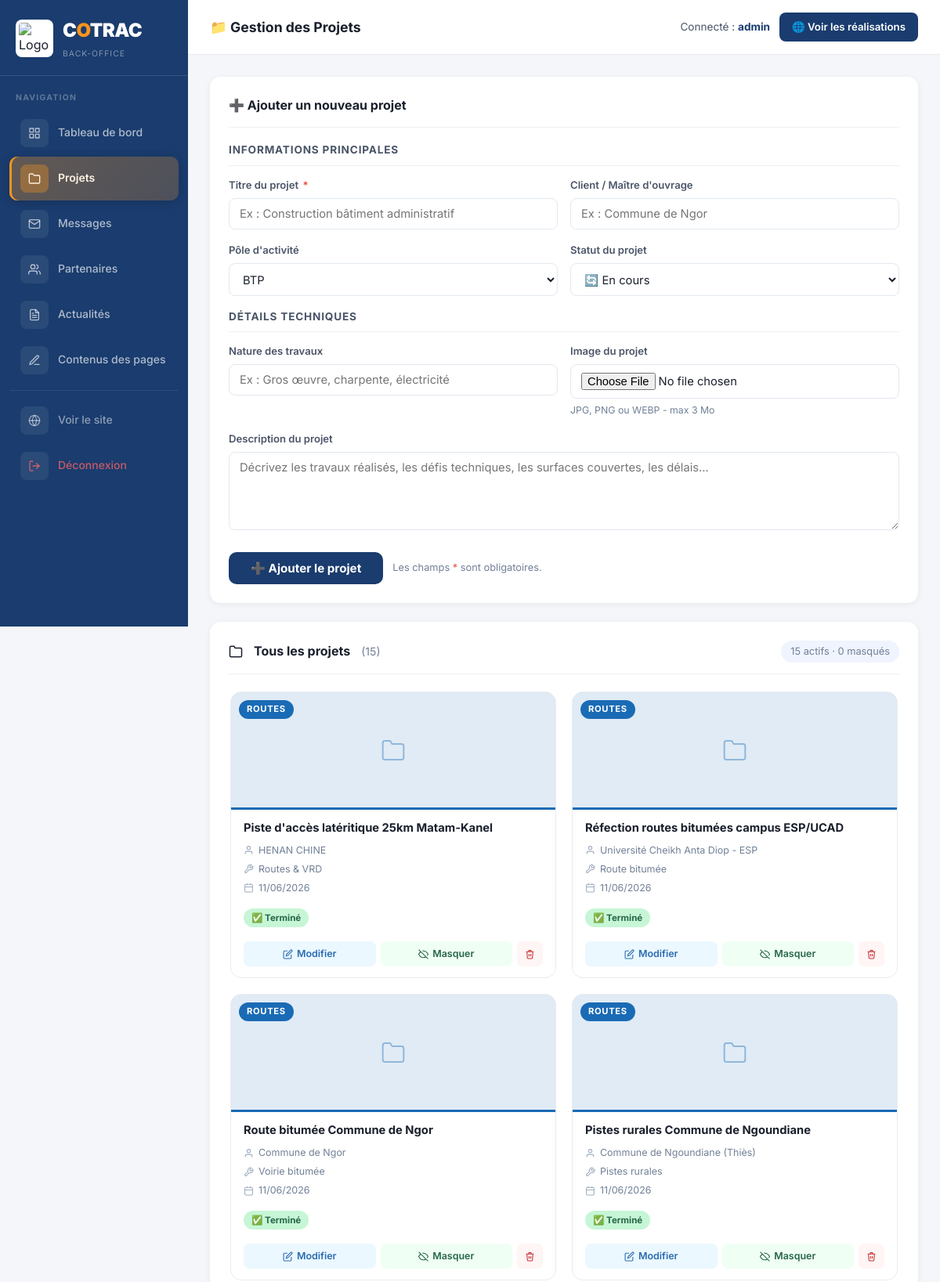
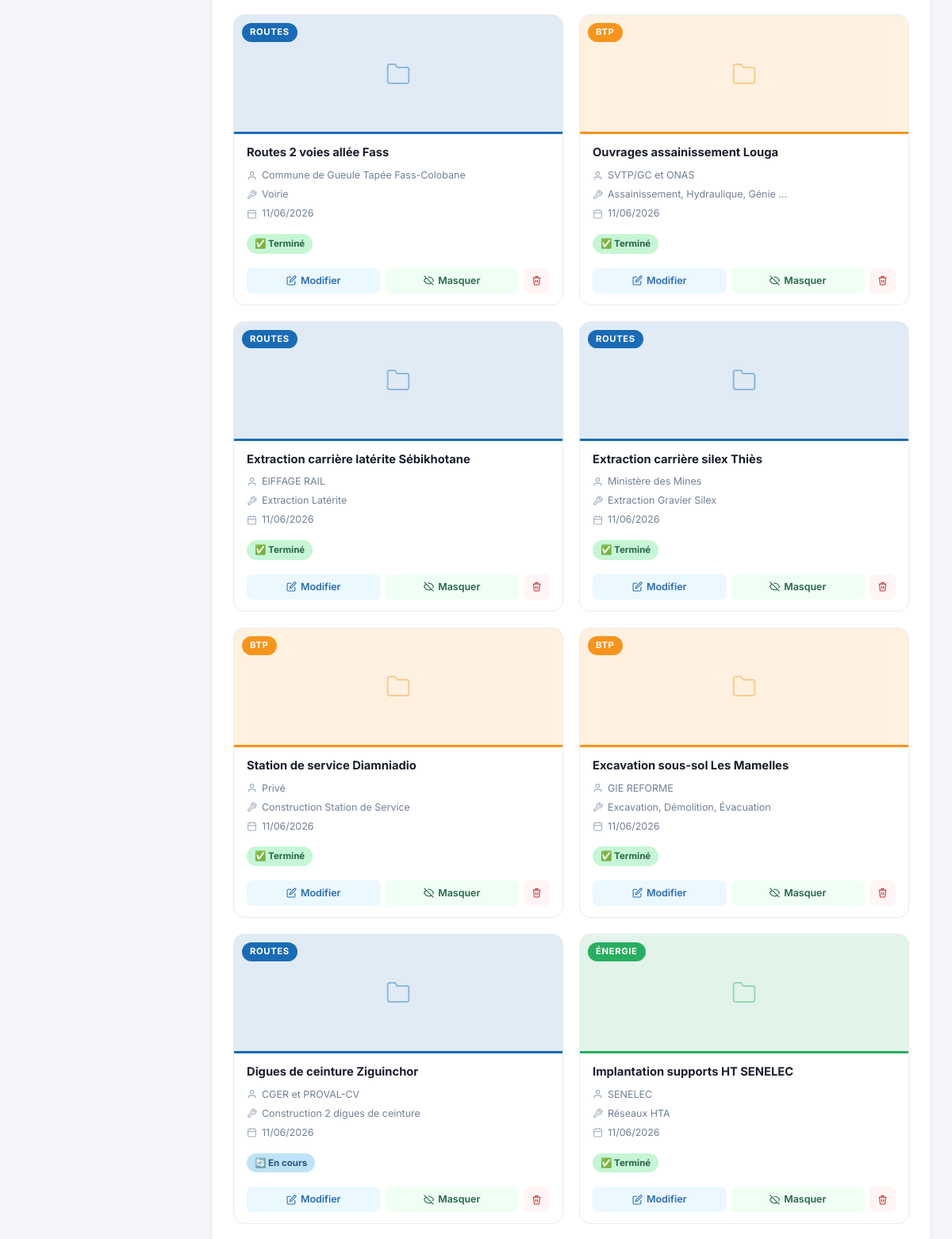
The app's page /admin/projets.php (signed in, upper part) with its own data (2 pictures, top to bottom).
### tables this page shows
CREATE TABLE IF NOT EXISTS projets (
    id INT AUTO_INCREMENT PRIMARY KEY,
    titre VARCHAR(255) NOT NULL,
    description TEXT,
    client VARCHAR(255),
    pole ENUM('btp','energie','routes','industrie') NOT NULL,
    statut ENUM('termine','en_cours') DEFAULT 'termine',
    nature_travaux VARCHAR(255),
    image VARCHAR(255),
    ordre INT DEFAULT 0,
    actif TINYINT(1) DEFAULT 1,
    created_at TIMESTAMP DEFAULT CURRENT_TIMESTAMP
);

### config/database.php (called while the page is built, shortened)
<?php
function e(string $str): string {
    return htmlspecialchars($str, ENT_QUOTES | ENT_HTML5, 'UTF-8');
}

### admin/projets.php (the view, shortened to what this page needs)
<?php
require_once '../config/database.php';
$db = getDB();
$poles_labels = ['btp'=>'BTP','energie'=>'Énergie','routes'=>'Routes','industrie'=>'Industrie'];
$poles_colors = ['btp'=>'#f7941d','energie'=>'#27ae60','routes'=>'#1a6bb5','industrie'=>'#8e44ad'];
$edit_projet = null;
$projets = $db->query("SELECT * FROM projets ORDER BY created_at DESC")->fetchAll();
?>
<!DOCTYPE html>
<html lang="fr">
<head>
  <link rel="stylesheet" href="css/admin.css">
</head>
<body>
<div class="admin-layout">
  <?php require_once 'includes/sidebar.php'; ?>
  <main class="admin-main">
    <div class="admin-topbar">
      <h1>📁 Gestion des Projets</h1>
      <div class="admin-topbar-actions">
        <span class="admin-user">Connecté : <strong><?= e($_SESSION['admin_user'] ?? 'Admin') ?></strong></span>
        <a href="<?= SITE_URL ?>/realisations.php" target="_blank" class="btn-site">🌐 Voir les réalisations</a>
      </div>
    </div>
    <div class="admin-content">
      <div class="admin-card">
        <div class="admin-card-header">
          <h3><?= $edit_projet ? '✏️ Modifier le projet' : '➕ Ajouter un nouveau projet' ?></h3>
        </div>
        <form method="POST" action="projets.php" enctype="multipart/form-data">
          <div class="form-section-title">Informations principales</div>
          <div class="form-row">
            <div class="form-group">
              <label for="titre">Titre du projet <span class="required">*</span></label>
              <input type="text" id="titre" name="titre" required
                     value="<?= e($edit_projet['titre'] ?? '') ?>"
                     placeholder="Ex : Construction bâtiment administratif">
            </div>
            <div class="form-group">
              <label for="client">Client / Maître d'ouvrage</label>
              <input type="text" id="client" name="client"
                     value="<?= e($edit_projet['client'] ?? '') ?>"
                     placeholder="Ex : Commune de Ngor">
            </div>
          </div>
          <div class="form-row">
            <div class="form-group">
              <label for="pole">Pôle d'activité</label>
              <select id="pole" name="pole">
                <?php foreach ($poles_labels as $val => $lab): ?>
                  <option value="<?= $val ?>" <?= (($edit_projet['pole'] ?? 'btp') === $val) ? 'selected' : '' ?>>
                    <?= $lab ?>
                  </option>
                <?php endforeach; ?>
              </select>
            </div>
            <div class="form-group">
              <label for="statut">Statut du projet</label>
              <select id="statut" name="statut">
                <option value="en_cours" <?= (($edit_projet['statut'] ?? '') === 'en_cours') ? 'selected' : '' ?>>🔄 En cours</option>
              </select>
            </div>
          </div>
          <div class="form-section-title" style="margin-top:8px;">Détails techniques</div>
          <div class="form-row">
            <div class="form-group">
              <label for="nature_travaux">Nature des travaux</label>
              <input type="text" id="nature_travaux" name="nature_travaux"
                     value="<?= e($edit_projet['nature_travaux'] ?? '') ?>"
                     placeholder="Ex : Gros œuvre, charpente, électricité">
            </div>
            <div class="form-group">
              <label for="image">
                Image du projet
              </label>
              <input type="file" id="image" name="image" accept="image/jpeg,image/png,image/webp,image/gif">
              <p class="form-hint">JPG, PNG ou WEBP - max 3 Mo<?php if (!empty($edit_projet['image'])): ?> - laisser vide pour conserver l'image actuelle<?php endif; ?></p>
            </div>
          </div>
          <div class="form-group" style="margin-bottom:20px;">
            <label for="description">Description du projet</label>
            <textarea id="description" name="description"
                      placeholder="Décrivez les travaux réalisés, les défis techniques, les surfaces couvertes, les délais…"><?= e($edit_projet['description'] ?? '') ?></textarea>
          </div>
          <div class="form-actions">
            <button type="submit" class="btn-submit">
              <?= $edit_projet ? '💾 Enregistrer les modifications' : '➕ Ajouter le projet' ?>
            </button>
            <?php if ($edit_projet): ?>
              <a href="projets.php" class="btn-cancel">✕ Annuler</a>
            <?php else: ?>
              <span class="form-required-note">Les champs <span style="color:#e74c3c;">*</span> sont obligatoires.</span>
            <?php endif; ?>
          </div>
        </form>
      </div>
      <div class="admin-card">
        <div class="admin-card-header">
          <h3>
            <svg width="18" height="18" viewBox="0 0 24 24" fill="none" stroke="currentColor" stroke-width="2" style="vertical-align:-3px;margin-right:6px;"><path d="M22 19a2 2 0 0 1-2 2H4a2 2 0 0 1-2-2V5a2 2 0 0 1 2-2h5l2 3h9a2 2 0 0 1 2 2z"/></svg>
            Tous les projets
            <span style="font-weight:400;color:#718096;font-size:.88rem;margin-left:6px;">(<?= count($projets) ?>)</span>
          </h3>
          <?php if (count($projets) > 0): ?>
            <span style="font-size:.8rem;color:#718096;background:#f0f4ff;padding:4px 12px;border-radius:20px;">
              <?= array_sum(array_column($projets, 'actif')) ?> actifs · <?= count($projets) - array_sum(array_column($projets, 'actif')) ?> masqués
            </span>
          <?php endif; ?>
        </div>
        <?php if (empty($projets)): ?>
          <div class="empty-state">
            <div class="empty-state-icon" style="font-size:2.5rem;">📂</div>
            <p>Aucun projet pour le moment. Ajoutez le premier ci-dessus !</p>
          </div>
        <?php else: ?>
          <div class="projets-grid">
            <?php foreach ($projets as $proj):
              $pole  = $proj['pole'] ?? 'btp';
              $color = $poles_colors[$pole] ?? '#ccc';
              $label = $poles_labels[$pole] ?? strtoupper($pole);
              $has_img = !empty($proj['image']) && file_exists(UPLOAD_DIR . $proj['image']);
            ?>
            <div class="projet-admin-card <?= !$proj['actif'] ? 'projet-admin-card--masque' : '' ?>">
              <div class="projet-admin-card-img" style="background:<?= $color ?>22; border-bottom:3px solid <?= $color ?>;">
                <?php if ($has_img): ?>
                  <img src="<?= SITE_URL ?>/uploads/projets/<?= e($proj['image']) ?>" alt="<?= e($proj['titre']) ?>" loading="lazy">
                <?php else: ?>
                  <div class="projet-admin-card-noimg" style="color:<?= $color ?>;">
                    <svg width="32" height="32" viewBox="0 0 24 24" fill="none" stroke="currentColor" stroke-width="1.5"><path d="M22 19a2 2 0 0 1-2 2H4a2 2 0 0 1-2-2V5a2 2 0 0 1 2-2h5l2 3h9a2 2 0 0 1 2 2z"/></svg>
                  </div>
                <?php endif; ?>
                <span class="projet-admin-card-pole" style="background:<?= $color ?>;"><?= e($label) ?></span>
              </div>
              <div class="projet-admin-card-body">
                <h4 class="projet-admin-card-title"><?= e($proj['titre']) ?></h4>
                <div class="projet-admin-card-meta">
                  <?php if (!empty($proj['client'])): ?>
                  <div class="projet-admin-card-meta-item">
                    <svg width="13" height="13" viewBox="0 0 24 24" fill="none" stroke="currentColor" stroke-width="2"><path d="M20 21v-2a4 4 0 0 0-4-4H8a4 4 0 0 0-4 4v2"/><circle cx="12" cy="7" r="4"/></svg>
                    <?= e($proj['client']) ?>
                  </div>
                  <?php endif; ?>
                  <?php if (!empty($proj['nature_travaux'])): ?>
                  <div class="projet-admin-card-meta-item">
                    <svg width="13" height="13" viewBox="0 0 24 24" fill="none" stroke="currentColor" stroke-width="2"><path d="M14.7 6.3a1 1 0 0 0 0 1.4l1.6 1.6a1 1 0 0 0 1.4 0l3.77-3.77a6 6 0 0 1-7.94 7.94l-6.91 6.91a2.12 2.12 0 0 1-3-3l6.91-6.91a6 6 0 0 1 7.94-7.94l-3.76 3.76z"/></svg>
                    <?= e(mb_strimwidth($proj['nature_travaux'], 0, 36, '…')) ?>
                  </div>
                  <?php endif; ?>
                  <div class="projet-admin-card-meta-item">
                    <svg width="13" height="13" viewBox="0 0 24 24" fill="none" stroke="currentColor" stroke-width="2"><rect x="3" y="4" width="18" height="18" rx="2"/><line x1="16" y1="2" x2="16" y2="6"/><line x1="8" y1="2" x2="8" y2="6"/><line x1="3" y1="10" x2="21" y2="10"/></svg>
                    <?= e(date('d/m/Y', strtotime($proj['created_at']))) ?>
                  </div>
                </div>
                <div style="margin:10px 0 14px;">
                  <?php if ($proj['statut'] === 'termine'): ?>
                    <span class="badge badge-termine">✅ Terminé</span>
                  <?php else: ?>
                    <span class="badge badge-encours">🔄 En cours</span>
                  <?php endif; ?>
                </div>
                <div class="projet-admin-card-actions">
                  <a href="projets.php?edit=<?= (int)$proj['id'] ?>" class="proj-btn proj-btn-edit">
                    <svg width="13" height="13" viewBox="0 0 24 24" fill="none" stroke="currentColor" stroke-width="2"><path d="M11 4H4a2 2 0 0 0-2 2v14a2 2 0 0 0 2 2h14a2 2 0 0 0 2-2v-7"/><path d="M18.5 2.5a2.121 2.121 0 0 1 3 3L12 15l-4 1 1-4 9.5-9.5z"/></svg>
                    Modifier
                  </a>
                  <a href="projets.php?toggle=<?= (int)$proj['id'] ?>" class="proj-btn proj-btn-toggle" title="<?= $proj['actif'] ? 'Masquer' : 'Afficher' ?>">
                    <?php if ($proj['actif']): ?>
                      <svg width="13" height="13" viewBox="0 0 24 24" fill="none" stroke="currentColor" stroke-width="2"><path d="M17.94 17.94A10.07 10.07 0 0 1 12 20c-7 0-11-8-11-8a18.45 18.45 0 0 1 5.06-5.94"/><path d="M9.9 4.24A9.12 9.12 0 0 1 12 4c7 0 11 8 11 8a18.5 18.5 0 0 1-2.16 3.19"/><line x1="1" y1="1" x2="23" y2="23"/></svg>
                      Masquer
                    <?php else: ?>
                      <svg width="13" height="13" viewBox="0 0 24 24" fill="none" stroke="currentColor" stroke-width="2"><path d="M1 12s4-8 11-8 11 8 11 8-4 8-11 8-11-8-11-8z"/><circle cx="12" cy="12" r="3"/></svg>
                      Afficher
                    <?php endif; ?>
                  </a>
                  <a href="projets.php?delete=<?= (int)$proj['id'] ?>" class="proj-btn proj-btn-delete"
                     onclick="return confirm('Supprimer « <?= e(addslashes($proj['titre'])) ?> » ?')">
                    <svg width="13" height="13" viewBox="0 0 24 24" fill="none" stroke="currentColor" stroke-width="2"><polyline points="3 6 5 6 21 6"/><path d="M19 6l-1 14a2 2 0 0 1-2 2H8a2 2 0 0 1-2-2L5 6"/><path d="M10 11v6"/><path d="M14 11v6"/><path d="M9 6V4a1 1 0 0 1 1-1h4a1 1 0 0 1 1 1v2"/></svg>
                  </a>
                </div>
              </div>
            </div>
            <?php endforeach; ?>
          </div>
        <?php endif; ?>
      </div>
    </div>
  </main>
</div>
</body>
</html>

### admin/css/admin.css (style rules this page uses)
*, *::before, *::after { box-sizing: border-box; margin: 0; padding: 0; }
body { font-family: 'Inter', 'Segoe UI', system-ui, sans-serif; background: #f4f6f9; color: #1a202c; line-height: 1.6; }
a { text-decoration: none; color: inherit; }
.admin-layout { display: flex; min-height: 100vh; }
.admin-main { flex: 1; display: flex; flex-direction: column; min-width: 0; overflow-x: hidden; }
.admin-topbar { background: #fff; padding: 16px 28px; display: flex; align-items: center; justify-content: space-between; border-bottom: 1px solid #e8ecf0; position: sticky; top: 0; z-index: 10; gap: 12px; }
.admin-topbar h1 { font-size: 1.1rem; font-weight: 700; color: #1a202c; display: flex; align-items: center; gap: 8px; }
.admin-topbar-actions { display: flex; align-items: center; gap: 12px; }
.admin-user { font-size: .85rem; color: #4a5568; }
.admin-user strong { color: #1a3c6e; }
.btn-site { background: #1a3c6e; color: #fff; padding: 8px 16px; border-radius: 8px; font-size: .83rem; font-weight: 600; transition: background .2s; white-space: nowrap; }
.admin-content { padding: 28px; flex: 1; }
.admin-card { background: #fff; border-radius: 14px; padding: 24px; box-shadow: 0 2px 10px rgba(0,0,0,.06); margin-bottom: 24px; }
.admin-card-header { display: flex; align-items: center; justify-content: space-between; margin-bottom: 18px; padding-bottom: 14px; border-bottom: 1px solid #f0f0f0; gap: 12px; flex-wrap: wrap; }
.admin-card-header h3 { font-size: 1rem; font-weight: 700; color: #1a202c; display: flex; align-items: center; gap: 8px; }
.badge { display: inline-flex; align-items: center; gap: 4px; padding: 3px 10px; border-radius: 20px; font-size: .72rem; font-weight: 700; white-space: nowrap; }
.badge-termine { background: #c6f6d5; color: #276749; }
.badge-encours { background: #bee3f8; color: #2c5282; }
.form-section-title { font-size: .85rem; font-weight: 700; color: #4a5568; text-transform: uppercase; letter-spacing: .06em; margin-bottom: 14px; padding-bottom: 8px; border-bottom: 1px solid #f0f0f0; }
.form-row { display: grid; grid-template-columns: 1fr 1fr; gap: 16px; margin-bottom: 16px; }
.form-group { margin-bottom: 0; }
.form-group label { display: block; font-size: .82rem; font-weight: 600; color: #4a5568; margin-bottom: 6px; }
.form-group label .required { color: #e74c3c; margin-left: 2px; }
.form-group input, .form-group select, .form-group textarea { width: 100%; padding: 10px 13px; border: 1.5px solid #e2e8f0; border-radius: 8px; font-size: .92rem; font-family: inherit; outline: none; transition: border-color .2s, box-shadow .2s; background: #fff; color: #1a202c; }
.form-group textarea { resize: vertical; min-height: 100px; }
.form-hint { font-size: .77rem; color: #718096; margin-top: 5px; }
.form-actions { display: flex; align-items: center; gap: 12px; margin-top: 6px; flex-wrap: wrap; }
.btn-submit { background: #1a3c6e; color: #fff; padding: 11px 28px; border: none; border-radius: 10px; font-size: .95rem; font-weight: 700; cursor: pointer; font-family: inherit; transition: background .2s, transform .1s; display: inline-flex; align-items: center; gap: 8px; }
.form-required-note { font-size: .8rem; color: #718096; }

### records on screen
projets: pole "ROUTES", titre "Piste d'accès latéritique 25km Matam-Kanel", client "HENAN CHINE", nature_travaux "Routes & VRD", created_at "11/06/2026", statut "✅ Terminé", actif 1 (drawn)
projets: pole "ROUTES", titre "Réfection routes bitumées campus ESP/UCAD", client "Université Cheikh Anta Diop - ESP", nature_travaux "Route bitumée", created_at "11/06/2026", statut "✅ Terminé", actif 1 (drawn)
projets: pole "ROUTES", titre "Route bitumée Commune de Ngor", client "Commune de Ngor", nature_travaux "Voirie bitumée", created_at "11/06/2026", statut "✅ Terminé", actif 1 (drawn)
projets: pole "ROUTES", titre "Pistes rurales Commune de Ngoundiane", client "Commune de Ngoundiane (Thiès)", nature_travaux "Pistes rurales", created_at "11/06/2026", statut "✅ Terminé", actif 1 (drawn)
projets: pole "ROUTES", titre "Routes 2 voies allée Fass", client "Commune de Gueule Tapée Fass-Colobane", nature_travaux "Voirie", created_at "11/06/2026", statut "✅ Terminé", actif 1 (drawn)
projets: pole "BTP", titre "Ouvrages assainissement Louga", client "SVTP/GC et ONAS", nature_travaux "Assainissement, Hydraulique, Génie …", created_at "11/06/2026", statut "✅ Terminé", actif 1 (drawn)
projets: pole "ROUTES", titre "Extraction carrière latérite Sébikhotane", client "EIFFAGE RAIL", nature_travaux "Extraction Latérite", created_at "11/06/2026", statut "✅ Terminé", actif 1 (drawn)
projets: pole "ROUTES", titre "Extraction carrière silex Thiès", client "Ministère des Mines", nature_travaux "Extraction Gravier Silex", created_at "11/06/2026", statut "✅ Terminé", actif 1 (drawn)
projets: pole "BTP", titre "Station de service Diamniadio", client "Privé", nature_travaux "Construction Station de Service", created_at "11/06/2026", statut "✅ Terminé", actif 1 (drawn)
projets: pole "BTP", titre "Excavation sous-sol Les Mamelles", client "GIE REFORME", nature_travaux "Excavation, Démolition, Évacuation", created_at "11/06/2026", statut "✅ Terminé", actif 1 (drawn)
projets: pole "ROUTES", titre "Digues de ceinture Ziguinchor", client "CGER et PROVAL-CV", nature_travaux "Construction 2 digues de ceinture", created_at "11/06/2026", statut "🔄 En cours", actif 1 (drawn)
projets: pole "ÉNERGIE", titre "Implantation supports HT SENELEC", client "SENELEC", nature_travaux "Réseaux HTA", created_at "11/06/2026", statut "✅ Terminé", actif 1 (drawn)

### other values on screen
$_SESSION['admin_user'] "admin"
count($projets) "15"
array_sum(array_column($projets, 'actif')) "15"
count($projets) - array_sum(array_column($projets, 'actif')) "0"
form field pole "BTP"
